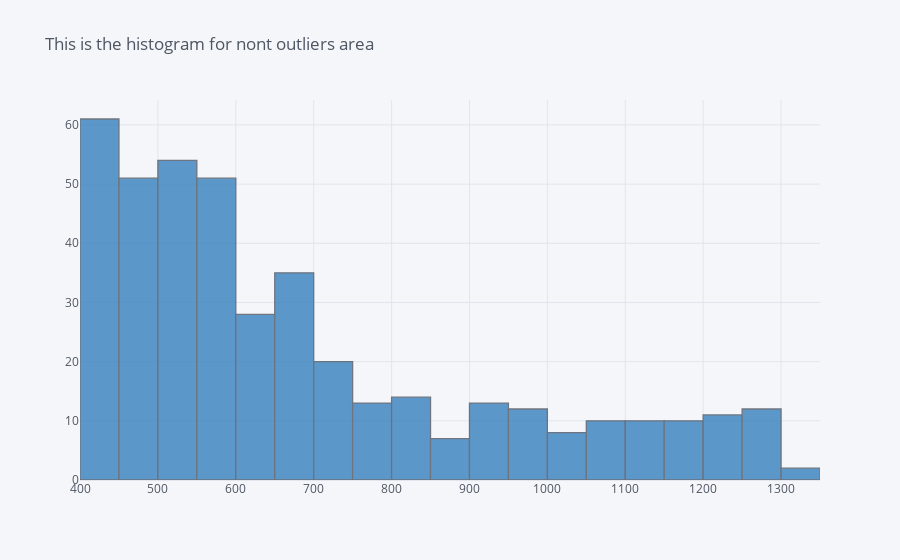

The code cell stored with this chart in its notebook:
### Markdown cell above
### Features

### Code cell
# Description
df[
    (df.area_mean < df.area_mean.quantile(0.95))
    & (df.area_mean>400)
].area_mean.iplot(
    kind='hist', 
    title='This is the histogram for nont outliers area',
    colors='blue'
)

## Facts:
# We can see that we have 2 group:
# 1 is almost normal from 0 to 800 aprox
#

### Figure 1 — Plotly figure (JSON) as saved in the notebook; plotly's stock layout.template omitted (floating-point values rounded to 4 significant figures; data arrays with more than 128 entries replaced by an {"elided": "..."} marker saying what was removed)
{"data": [{"histfunc": "count", "histnorm": "", "marker": {"color": "rgba(55, 128, 191, 1.0)", "line": {"color": "#4D5663", "width": 1.3}}, "name": "area_mean", "opacity": 0.8, "orientation": "v", "type": "histogram", "x": {"elided": "422 float values"}}], "layout": {"barmode": "overlay", "legend": {"bgcolor": "#F5F6F9", "font": {"color": "#4D5663"}}, "paper_bgcolor": "#F5F6F9", "plot_bgcolor": "#F5F6F9", "title": {"font": {"color": "#4D5663"}, "text": "This is the histogram for nont outliers area"}, "xaxis": {"gridcolor": "#E1E5ED", "showgrid": true, "tickfont": {"color": "#4D5663"}, "title": {"font": {"color": "#4D5663"}, "text": ""}, "zerolinecolor": "#E1E5ED"}, "yaxis": {"gridcolor": "#E1E5ED", "showgrid": true, "tickfont": {"color": "#4D5663"}, "title": {"font": {"color": "#4D5663"}, "text": ""}, "zerolinecolor": "#E1E5ED"}}}
